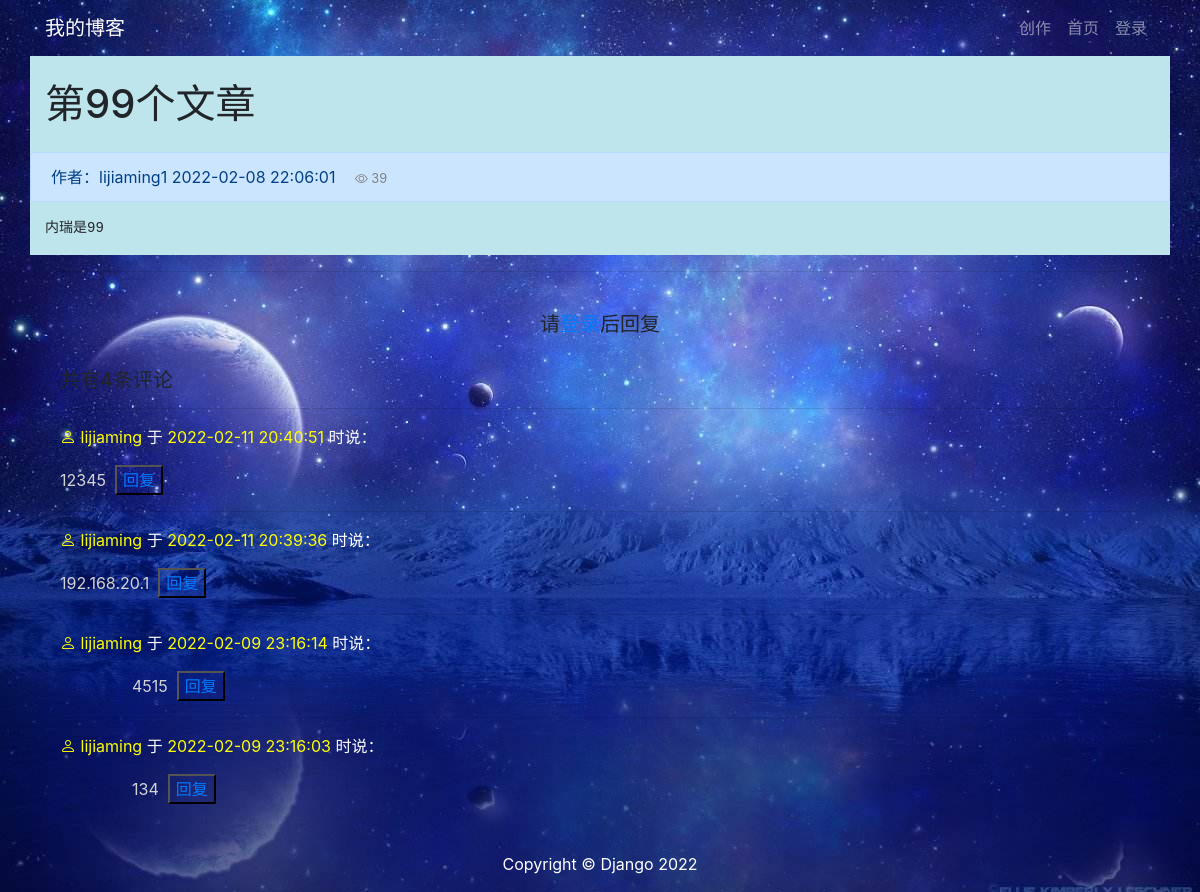
The page /blog/article_detail/104/ on the database its author committed.
### blog/models.py (models this page shows, shortened)
class ArticlePost(models.Model):
    author=models.ForeignKey(User,verbose_name='作者',on_delete=models.CASCADE)
    title=models.CharField(verbose_name='标题',max_length=100)
    body=models.TextField(verbose_name='内瑞')
    created=models.DateTimeField(verbose_name='创建时间',default=timezone.now)
    updated=models.DateTimeField(verbose_name='更新时间',auto_now=True)
    total_views=models.PositiveIntegerField(verbose_name='点击量',default=0)
    class Meta:
        ordering=('-created',)
        verbose_name=verbose_name_plural='文章'

class Comment(models.Model):
    article=models.ForeignKey(ArticlePost,verbose_name='文章',on_delete=models.DO_NOTHING,related_name='comments')
    user=models.ForeignKey(User,verbose_name='发表人',on_delete=models.CASCADE,related_name='comments')
    body=models.TextField(verbose_name='内瑞',blank=False)
    pre_comment=models.ForeignKey('self',on_delete=models.DO_NOTHING,verbose_name='原评论',null=True)
    created=models.DateTimeField(verbose_name='创建时间',auto_now_add=True)
    class Meta:
        ordering=('-created',)
        verbose_name=verbose_name_plural='评论'

### blog/views.py (the view)
# urls.py: path('article_detail/<int:id>/', blogviews.article_detail, name='article_detail'),
def article_detail(request,id):
    article=get_object_or_404(ArticlePost,id=id)
    article.total_views+=1
    article.save(update_fields=['total_views'])
    comments=Comment.objects.filter(article=id)
    return render(request,'article/detail.html',{'article':article,'comments':comments})

### blog/templates/article/detail.html (shortened to what this page needs)
{% extends "base.html" %}
{% load static %}
{% block content %}
<div class="container" style="background: #bee5eb">
    <div class="row">
        <h1 class="col-12 mt-4 mb-4">{{ article.title }}</h1>
        <div class="col-12 alert alert-primary">
            <a>作者：{{ article.author }}</a>
            <a>{{ article.created|date:'Y-m-d H:i:s' }}</a>
            <small class="col align-self-end" style="color: gray;">
                            <span class="bi bi-eye">
                            {{ article.total_views }}
                            </span>
            </small>
        </div>
        <div class="col-12">
            <pre class="text-lg-left">{{ article.body }}</pre>
        </div>
    </div>
</div>
    <div class="container">
        <div class="col-12">
    <hr>
    {% if user.is_authenticated %}
    <div>
        <div class="form-group form-inline">
            {% csrf_token %}
            <label for="body">
                <strong class="text-warning">
                    我也要发言：
                </strong>
            </label>
            <textarea
                        class="form-control"
                        id="body"
                        name="body"
                        cols="60"
                        rows="1"
                        placeholder="说点什么吧"></textarea>
            <button type="submit" id="post_comment" class="btn btn-primary">发送</button
            </div>
    </div>
    <br>
    {% else %}
    <br>
    <h5 class="row justify-content-center">
        请<a href="{% url 'blog:user_login' %}">登录</a>后回复
    </h5>
    <br>
    {% endif %}
        </div>
    </div>
<div class="container">
    <div class="col-12">
<h5>共有{{ comments.count }}条评论</h5>
<div id="comment_list">
    {% for comment in comments %}
    <hr>
    <p style="color: white">
        <span class="bi bi-person" style="color: yellow">
            {{ comment.user }}
        </span>
        于
        <span style="color: yellow">
                    {{ comment.created|date:"Y-m-d H:i:s" }}
                </span> 时说：
    </p>
    <pre style="font-family: inherit; font-size: 1em; color:lightgray">
{{ comment.body }}  <button type="button" pk="{{ comment.user_id }}" username="{{ comment.user }}" class="reply btn-link">回复</></pre>
    {% endfor %}
</div>
</div>
{% endblock content %}

### blog/templates/base.html (shortened to what this page needs)
{% load static %}
<!DOCTYPE html>
<html lang="zh-cn">
<head>
    <link rel="stylesheet" href="{% static 'bootstrap/css/bootstrap.min.css' %}">
    <link rel="stylesheet" href="https://cdn.jsdelivr.net/npm/bootstrap-icons@1.5.0/font/bootstrap-icons.css">
</head>
<body class="bg-secondary" background="{{ MEDIA_URL }}image/background.jpg">
{% include 'header.html' %}
{% block content %}{% endblock %}
{% include 'footer.html' %}
</body>
</html>

### blog/templates/header.html
{% load static %}
<nav class="navbar navbar-expand-lg navbar-dark">
    <div class="container">
        <a class="navbar-brand" href="#">我的博客</a>
        <div>
            <ul class="navbar-nav">
                <li class="nav-item">
                    <a class="nav-link" href="{% url 'blog:article_create' %}">创作</a>
                </li>
                <li class="nav-item">
                    <a class="nav-link" href="{% url 'blog:article_list' %}">首页</a>
                </li>
                {% if user.is_authenticated %}
                <li class="nav-item dropdown">
                    <a class="nav-link dropdown-toggle" href="#" id="navbarDropdown" role="button" data-toggle="dropdown" aria-haspopup="true" aria-expanded="false">
                        {{ user.username }}
                    </a>
                    <div class="dropdown-menu" aria-level="navbarDropdown">
                        <a class="dropdown-item" href="{% url 'blog:user_detail' user.id %}">个人主页</a>
                        <a class="dropdown-item" href="{% url 'blog:user_logout' %}">退出登录</a>
                    </div>
                </li>
                {% else %}
                <li class="nav-item">
                    <a class="nav-link" href="{% url 'blog:user_login' %}">登录</a>
                </li>
                {% endif %}
            </ul>
        </div>
    </div>
</nav>

### blog/templates/footer.html
{% load static %}
<div>
    <br><br><br>
</div>
<footer class="py-3 fixed-bottom">
    <div class="container">
        <p class="m-0 text-center text-white">Copyright &copy; Django 2022</p>
    </div>
</footer>

### rows shown on the page
ArticlePost: title "第99个文章", author "lijiaming1", created "2022-02-08 22:06:01", total_views "39", body "内瑞是99"
Comment: user "lijiaming", created "2022-02-11 20:40:51", body "12345"
Comment: user "lijiaming", created "2022-02-11 20:39:36", body "192.168.20.1"
Comment: user "lijiaming", created "2022-02-09 23:16:14", body "4515"
Comment: user "lijiaming", created "2022-02-09 23:16:03", body "134"

### other values the page prints
{{ comments.count }} "4"
